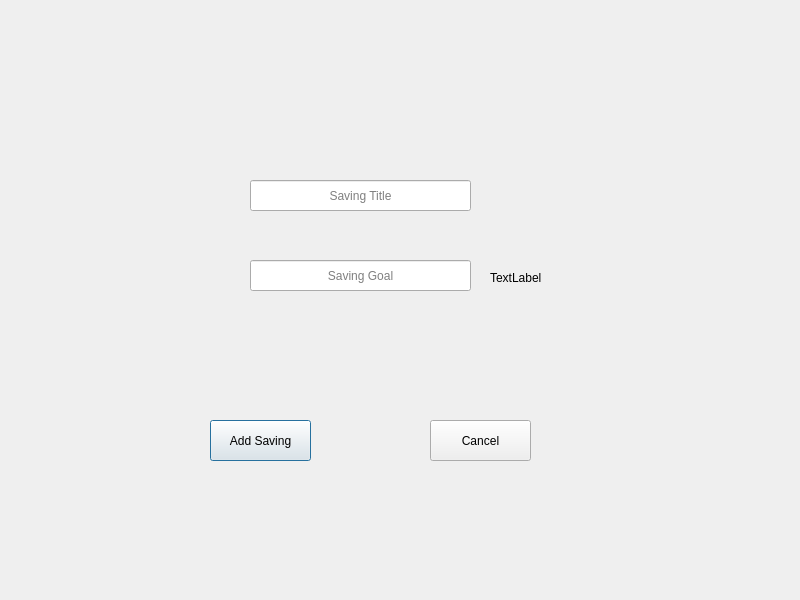
<?xml version="1.0" encoding="UTF-8"?>
<ui version="4.0">
 <class>AddSavingDialog</class>
 <widget class="QDialog" name="AddSavingDialog">
  <property name="geometry">
   <rect>
    <x>0</x>
    <y>0</y>
    <width>800</width>
    <height>600</height>
   </rect>
  </property>
  <property name="windowTitle">
   <string>AddSavingDialog</string>
  </property>
  <widget class="QLineEdit" name="savingTitleLineEdit">
   <property name="geometry">
    <rect>
     <x>250</x>
     <y>180</y>
     <width>221</width>
     <height>31</height>
    </rect>
   </property>
   <property name="alignment">
    <set>Qt::AlignCenter</set>
   </property>
   <property name="placeholderText">
    <string>Saving Title</string>
   </property>
  </widget>
  <widget class="QLineEdit" name="savingGoalLineEdit">
   <property name="geometry">
    <rect>
     <x>250</x>
     <y>260</y>
     <width>221</width>
     <height>31</height>
    </rect>
   </property>
   <property name="alignment">
    <set>Qt::AlignCenter</set>
   </property>
   <property name="placeholderText">
    <string>Saving Goal</string>
   </property>
  </widget>
  <widget class="QLabel" name="isoLabel">
   <property name="geometry">
    <rect>
     <x>490</x>
     <y>270</y>
     <width>55</width>
     <height>16</height>
    </rect>
   </property>
   <property name="text">
    <string>TextLabel</string>
   </property>
  </widget>
  <widget class="QPushButton" name="addSavingPushButton">
   <property name="geometry">
    <rect>
     <x>210</x>
     <y>420</y>
     <width>101</width>
     <height>41</height>
    </rect>
   </property>
   <property name="text">
    <string>Add Saving</string>
   </property>
  </widget>
  <widget class="QPushButton" name="cancelPushButton">
   <property name="geometry">
    <rect>
     <x>430</x>
     <y>420</y>
     <width>101</width>
     <height>41</height>
    </rect>
   </property>
   <property name="text">
    <string>Cancel</string>
   </property>
  </widget>
 </widget>
 <layoutdefault spacing="6" margin="11"/>
 <resources/>
 <connections>
  <connection>
   <sender>cancelPushButton</sender>
   <signal>clicked()</signal>
   <receiver>AddSavingDialog</receiver>
   <slot>reject()</slot>
   <hints>
    <hint type="sourcelabel">
     <x>504</x>
     <y>437</y>
    </hint>
    <hint type="destinationlabel">
     <x>558</x>
     <y>488</y>
    </hint>
   </hints>
  </connection>
 </connections>
</ui>
